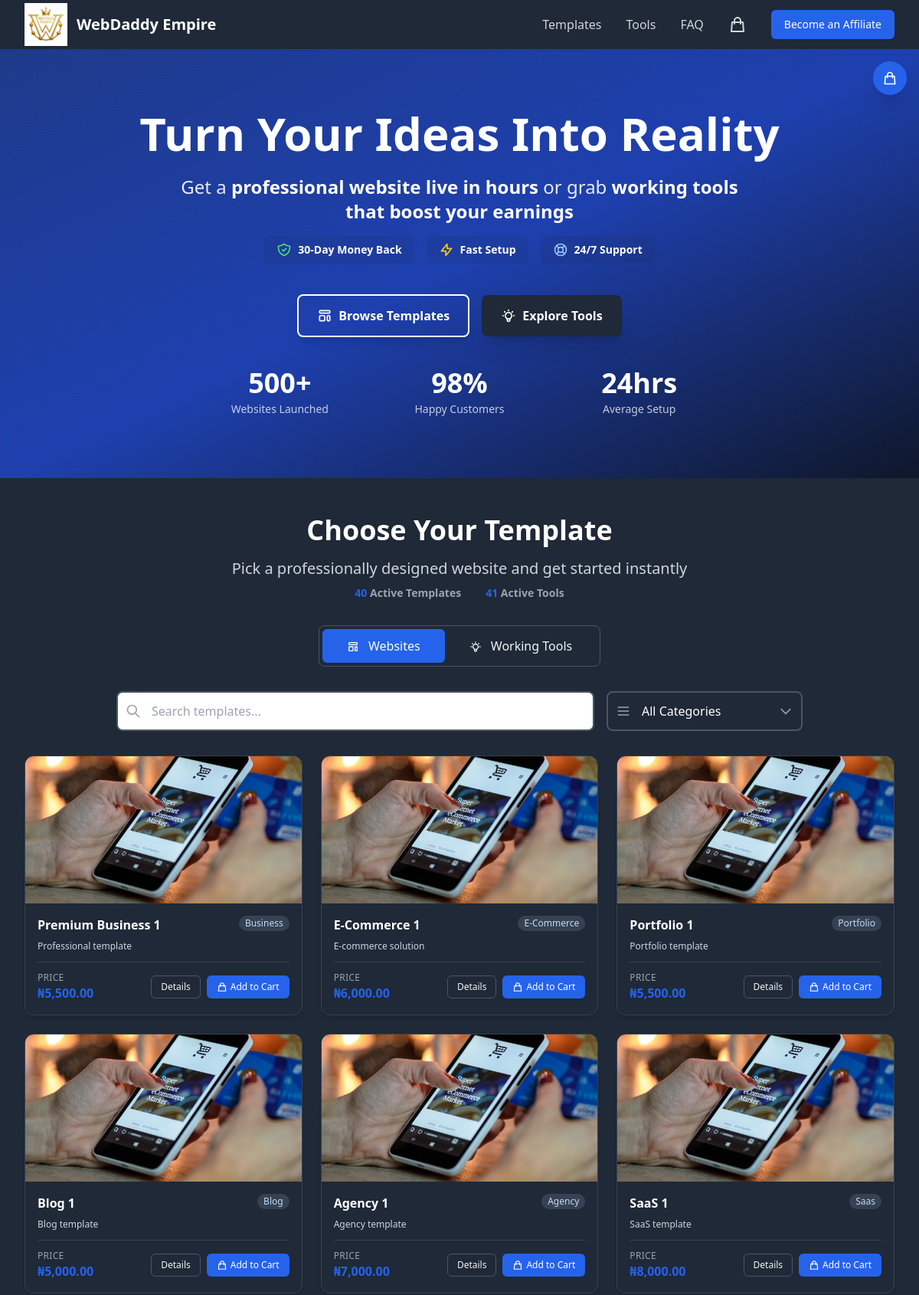
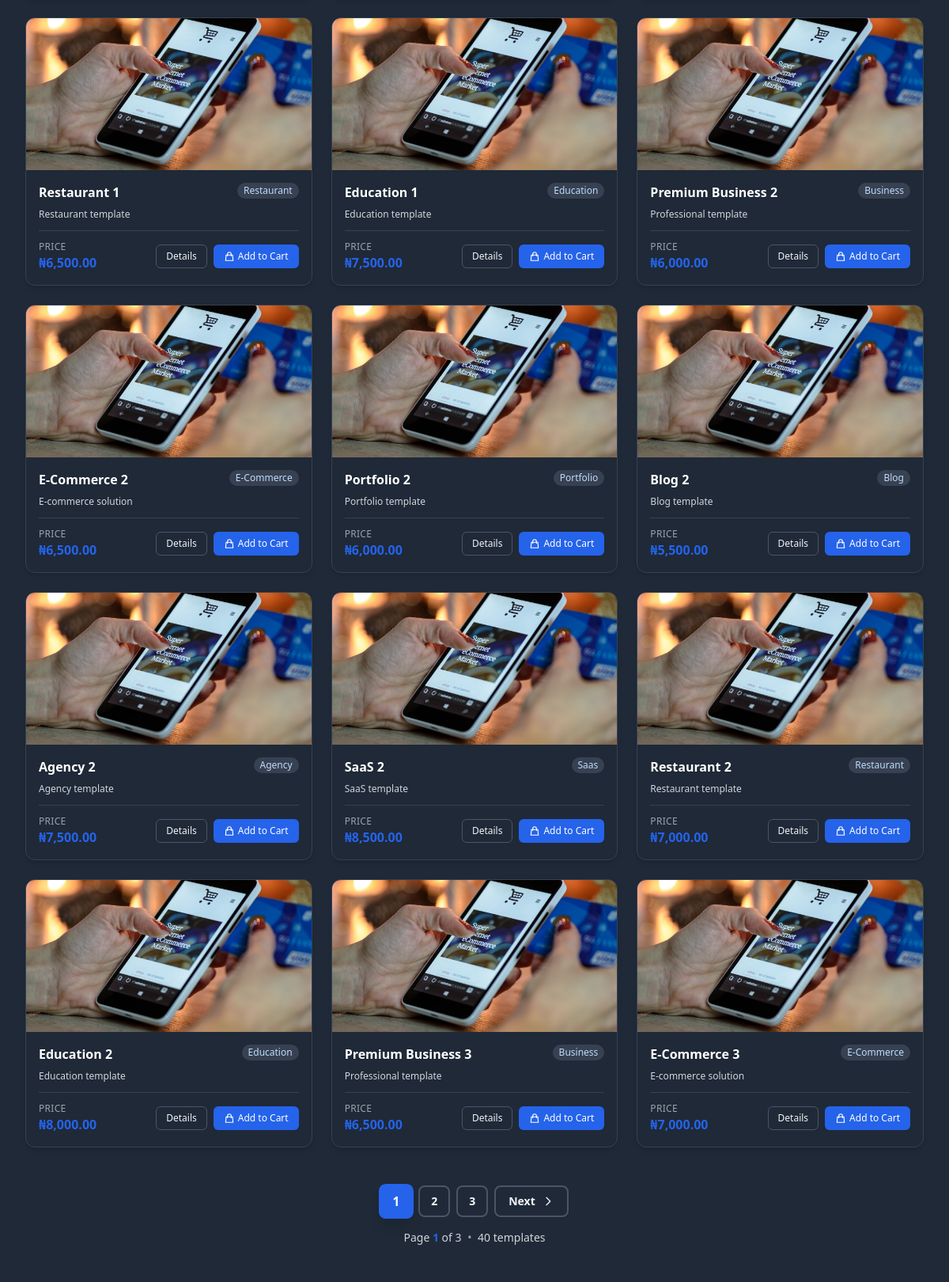
The page / (upper part) on the database its author committed (2 pictures, top to bottom).
### tables this page shows
CREATE TABLE "templates" (
            id INTEGER PRIMARY KEY AUTOINCREMENT,
            name TEXT NOT NULL,
            slug TEXT NOT NULL UNIQUE,
            price REAL NOT NULL DEFAULT 0.00,
            category TEXT,
            description TEXT,
            features TEXT,
            demo_url TEXT,
            thumbnail_url TEXT,
            video_links TEXT,
            active INTEGER DEFAULT 1,
            created_at TEXT DEFAULT CURRENT_TIMESTAMP,
            updated_at TEXT DEFAULT CURRENT_TIMESTAMP,
            thumbnail_source TEXT DEFAULT 'url' CHECK(thumbnail_source IN ('url', 'upload')),
            thumbnail_file TEXT,
            thumbnail_metadata TEXT,
            video_source TEXT DEFAULT 'url' CHECK(video_source IN ('url', 'upload')),
            video_file TEXT,
            video_metadata TEXT
        , media_type TEXT DEFAULT 'banner' CHECK(media_type IN ('demo_url', 'banner', 'video')), demo_video_url TEXT, priority_order INTEGER DEFAULT NULL, seo_keywords TEXT, delivery_type TEXT DEFAULT 'hosted_domain', requires_email INTEGER DEFAULT 1, delivery_wait_hours INTEGER DEFAULT 24, delivery_note TEXT, delivery_description TEXT, domain_template TEXT);

### index.php (the view, shortened to what the rows shown need)
<?php
require_once __DIR__ . '/includes/session.php';
require_once __DIR__ . '/includes/functions.php';
$currentView = $_GET['view'] ?? 'templates';
$currentView = in_array($currentView, ['templates', 'tools']) ? $currentView : 'templates';
$affiliateCode = getAffiliateCode();
$totalActiveTemplates = count(getTemplates(true));
$templates = [];
$page = max(1, (int)($_GET['page'] ?? 1));
if ($currentView === 'templates') {
    $perPage = 18;
    $allTemplates = getTemplates(true);
    usort($allTemplates, function($a, $b) {
        $aPriority = ($a['priority_order'] !== null && $a['priority_order'] !== '') ? intval($a['priority_order']) : 999;
        $bPriority = ($b['priority_order'] !== null && $b['priority_order'] !== '') ? intval($b['priority_order']) : 999;
        if ($aPriority != $bPriority) {
            return $aPriority <=> $bPriority;
        }
        $aDate = strtotime($a['created_at'] ?? '0');
        $bDate = strtotime($b['created_at'] ?? '0');
        return $bDate <=> $aDate;
    });
    $totalTemplates = count($allTemplates);
    $totalPages = max(1, ceil($totalTemplates / $perPage));
    $page = max(1, min($page, $totalPages));
    $offset = ($page - 1) * $perPage;
    $templates = array_slice($allTemplates, $offset, $perPage);
}
?>
<!DOCTYPE html>
<html lang="en">
<head>
    <script src="https://cdn.tailwindcss.com"></script>
</head>
<body class="bg-gray-900 dark:bg-gray-900">
    <header class="relative bg-gradient-to-br from-primary-900 via-primary-800 to-navy text-white py-12 sm:py-16 lg:py-20">
        <div class="relative max-w-7xl mx-auto px-4 sm:px-6 lg:px-8">
            <div class="max-w-4xl mx-auto text-center">
                <h1 class="text-4xl sm:text-5xl lg:text-6xl font-extrabold mb-6 leading-tight">Turn Your Ideas Into Reality</h1>
            </div>
        </div>
    </header>
    <section class="py-12 bg-gray-800" id="products">
        <div class="max-w-7xl mx-auto px-4 sm:px-6 lg:px-8">
            <div class="max-w-3xl mx-auto text-center mb-8">
                <h2 class="text-3xl sm:text-4xl font-extrabold text-white mb-4">
                    <?php echo $currentView === 'tools' ? 'Digital Working Tools' : 'Choose Your Template'; ?>
                </h2>
            </div>
            <div id="products-content-area">
            <?php if ($currentView === 'templates'): ?>
            <?php if (empty($templates)): ?>
            <div class="bg-gray-800 border border-gray-700 rounded-2xl p-12 text-center">
                <svg class="w-16 h-16 mx-auto text-blue-300 mb-4" fill="none" stroke="currentColor" viewBox="0 0 24 24">
                    <path stroke-linecap="round" stroke-linejoin="round" stroke-width="2" d="M13 16h-1v-4h-1m1-4h.01M21 12a9 9 0 11-18 0 9 9 0 0118 0z"/>
                </svg>
                <h4 class="text-xl font-bold text-white mb-2">No templates available</h4>
                <p class="text-gray-300 mb-0">Please check back later or <a href="https://wa.me/<?php echo preg_replace('/[^0-9]/', '', WHATSAPP_NUMBER); ?>" class="font-semibold text-primary-600 hover:text-primary-700">contact us on WhatsApp</a>.</p>
            </div>
            <?php else: ?>
            <div class="grid grid-cols-1 sm:grid-cols-2 lg:grid-cols-3 gap-6" data-templates-grid>
                <?php foreach ($templates as $template): ?>
                <div class="group"
                     data-template
                     data-template-name="<?php echo htmlspecialchars($template['name']); ?>"
                     data-template-category="<?php echo htmlspecialchars($template['category']); ?>"
                     data-template-price="<?php echo htmlspecialchars($template['price']); ?>">
                    <div class="bg-gray-800 rounded-xl shadow-md overflow-hidden border border-gray-700 transition-all duration-300 hover:shadow-xl hover:-translate-y-1">
                        <div class="relative overflow-hidden h-48 bg-gray-800">
                            <img src="<?php echo htmlspecialchars($template['thumbnail_url'] ?? '/assets/images/placeholder.jpg'); ?>"
                                 alt="<?php echo htmlspecialchars($template['name']); ?>"
                                 class="w-full h-full object-cover transition-transform duration-500 group-hover:scale-105"
                                 onerror="this.src='/assets/images/placeholder.jpg'">
                        </div>
                        <div class="p-4">
                            <div class="flex justify-between items-start mb-2">
                                <h3 class="text-base font-bold text-white flex-1 pr-2"><?php echo htmlspecialchars($template['name']); ?></h3>
                                <span class="inline-flex items-center px-2 py-0.5 rounded-full text-xs font-medium bg-gray-700 text-blue-200 shrink-0">
                                    <?php echo htmlspecialchars($template['category']); ?>
                                </span>
                            </div>
                            <p class="text-gray-300 text-xs mb-3 line-clamp-2"><?php echo htmlspecialchars(substr($template['description'] ?? '', 0, 80) . (strlen($template['description'] ?? '') > 80 ? '...' : '')); ?></p>
                            <div class="flex items-center justify-between pt-3 border-t border-gray-700">
                                <div class="flex flex-col">
                                    <span class="text-xs text-gray-400 uppercase tracking-wide">Price</span>
                                    <span class="text-base font-bold text-primary-600"><?php echo formatCurrency($template['price']); ?></span>
                                </div>
                                <div class="flex gap-2">
                                    <a href="<?php echo getTemplateUrl($template, $affiliateCode); ?>"
                                       class="inline-flex items-center justify-center px-3 py-1.5 border border-gray-600 text-xs font-medium rounded-md text-gray-100 bg-gray-800 hover:bg-gray-900 transition-colors whitespace-nowrap">
                                        Details
                                    </a>
                                    <button onclick="addTemplateToCart(<?php echo $template['id']; ?>, '', this)"
                                       class="inline-flex items-center justify-center px-3 py-1.5 border border-transparent text-xs font-medium rounded-md text-white bg-primary-600 hover:bg-primary-700 transition-colors whitespace-nowrap disabled:opacity-50 disabled:cursor-not-allowed">
                                        <svg class="w-3.5 h-3.5 mr-1" fill="none" stroke="currentColor" viewBox="0 0 24 24">
                                            <path stroke-linecap="round" stroke-linejoin="round" stroke-width="2" d="M16 11V7a4 4 0 00-8 0v4M5 9h14l1 12H4L5 9z"/>
                                        </svg>
                                        Add to Cart
                                    </button>
                                </div>
                            </div>
                        </div>
                    </div>
                </div>
                <?php endforeach; ?>
            </div>
            <?php endif; ?>
            <?php endif; ?>
        </div>
    </section>
</body>
</html>

### rows shown on the page
templates: name "Premium Business 1", category "Business", description "Professional template", price "₦5,500.00"
templates: name "E-Commerce 1", category "E-Commerce", description "E-commerce solution", price "₦6,000.00"
templates: name "Portfolio 1", category "Portfolio", description "Portfolio template", price "₦5,500.00"
templates: name "Blog 1", category "Blog", description "Blog template", price "₦5,000.00"
templates: name "Agency 1", category "Agency", description "Agency template", price "₦7,000.00"
templates: name "SaaS 1", category "Saas", description "SaaS template", price "₦8,000.00"
templates: name "Restaurant 1", category "Restaurant", description "Restaurant template", price "₦6,500.00"
templates: name "Education 1", category "Education", description "Education template", price "₦7,500.00"
templates: name "Premium Business 2", category "Business", description "Professional template", price "₦6,000.00"
templates: name "E-Commerce 2", category "E-Commerce", description "E-commerce solution", price "₦6,500.00"
templates: name "Portfolio 2", category "Portfolio", description "Portfolio template", price "₦6,000.00"
templates: name "Blog 2", category "Blog", description "Blog template", price "₦5,500.00"
templates: name "Agency 2", category "Agency", description "Agency template", price "₦7,500.00"
templates: name "SaaS 2", category "Saas", description "SaaS template", price "₦8,500.00"
templates: name "Restaurant 2", category "Restaurant", description "Restaurant template", price "₦7,000.00"
templates: name "Education 2", category "Education", description "Education template", price "₦8,000.00"
templates: name "Premium Business 3", category "Business", description "Professional template", price "₦6,500.00"
templates: name "E-Commerce 3", category "E-Commerce", description "E-commerce solution", price "₦7,000.00"

### other values the page prints
SITE_NAME "WebDaddy Empire"
$totalActiveTemplates "40"
$totalActiveTools "41"
$page "1"
$totalPages "3"
$totalTemplates "40"
